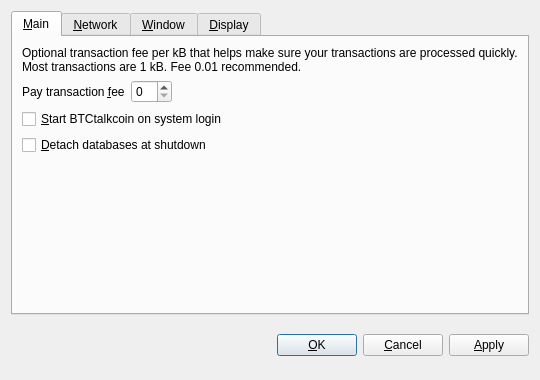
<?xml version="1.0" encoding="UTF-8"?>
<ui version="4.0">
 <class>OptionsDialog</class>
 <widget class="QDialog" name="OptionsDialog">
  <property name="geometry">
   <rect>
    <x>0</x>
    <y>0</y>
    <width>540</width>
    <height>380</height>
   </rect>
  </property>
  <property name="windowTitle">
   <string>Options</string>
  </property>
  <property name="modal">
   <bool>true</bool>
  </property>
  <layout class="QVBoxLayout" name="verticalLayout">
   <item>
    <widget class="QTabWidget" name="tabWidget">
     <property name="tabPosition">
      <enum>QTabWidget::North</enum>
     </property>
     <property name="currentIndex">
      <number>0</number>
     </property>
     <widget class="QWidget" name="tabMain">
      <attribute name="title">
       <string>&amp;Main</string>
      </attribute>
      <layout class="QVBoxLayout" name="verticalLayout_Main">
       <item>
        <widget class="QLabel" name="transactionFeeInfoLabel">
         <property name="text">
          <string>Optional transaction fee per kB that helps make sure your transactions are processed quickly. Most transactions are 1 kB. Fee 0.01 recommended.</string>
         </property>
         <property name="textFormat">
          <enum>Qt::PlainText</enum>
         </property>
         <property name="wordWrap">
          <bool>true</bool>
         </property>
        </widget>
       </item>
       <item>
        <layout class="QHBoxLayout" name="horizontalLayout_Main">
         <item>
          <widget class="QLabel" name="transactionFeeLabel">
           <property name="text">
            <string>Pay transaction &amp;fee</string>
           </property>
           <property name="textFormat">
            <enum>Qt::PlainText</enum>
           </property>
           <property name="buddy">
            <cstring>transactionFee</cstring>
           </property>
          </widget>
         </item>
         <item>
          <widget class="BitcoinAmountField" name="transactionFee"/>
         </item>
         <item>
          <spacer name="horizontalSpacer_Main">
           <property name="orientation">
            <enum>Qt::Horizontal</enum>
           </property>
           <property name="sizeHint" stdset="0">
            <size>
             <width>40</width>
             <height>20</height>
            </size>
           </property>
          </spacer>
         </item>
        </layout>
       </item>
       <item>
        <widget class="QCheckBox" name="bitcoinAtStartup">
         <property name="toolTip">
          <string>Automatically start BTCtalkcoin after logging in to the system.</string>
         </property>
         <property name="text">
          <string>&amp;Start BTCtalkcoin on system login</string>
         </property>
        </widget>
       </item>
       <item>
        <widget class="QCheckBox" name="detachDatabases">
         <property name="toolTip">
          <string>Detach block and address databases at shutdown. This means they can be moved to another data directory, but it slows down shutdown. The wallet is always detached.</string>
         </property>
         <property name="text">
          <string>&amp;Detach databases at shutdown</string>
         </property>
        </widget>
       </item>
       <item>
        <spacer name="verticalSpacer_Main">
         <property name="orientation">
          <enum>Qt::Vertical</enum>
         </property>
         <property name="sizeHint" stdset="0">
          <size>
           <width>20</width>
           <height>40</height>
          </size>
         </property>
        </spacer>
       </item>
      </layout>
     </widget>
     <widget class="QWidget" name="tabNetwork">
      <attribute name="title">
       <string>&amp;Network</string>
      </attribute>
      <layout class="QVBoxLayout" name="verticalLayout_Network">
       <item>
        <widget class="QCheckBox" name="mapPortUpnp">
         <property name="toolTip">
          <string>Automatically open the BTCtalkcoin client port on the router. This only works when your router supports UPnP and it is enabled.</string>
         </property>
         <property name="text">
          <string>Map port using &amp;UPnP</string>
         </property>
        </widget>
       </item>
       <item>
        <widget class="QCheckBox" name="connectSocks">
         <property name="toolTip">
          <string>Connect to the BTCtalkcoin network through a SOCKS proxy (e.g. when connecting through Tor).</string>
         </property>
         <property name="text">
          <string>&amp;Connect through SOCKS proxy:</string>
         </property>
        </widget>
       </item>
       <item>
        <layout class="QHBoxLayout" name="horizontalLayout_Network">
         <item>
          <widget class="QLabel" name="proxyIpLabel">
           <property name="text">
            <string>Proxy &amp;IP:</string>
           </property>
           <property name="textFormat">
            <enum>Qt::PlainText</enum>
           </property>
           <property name="buddy">
            <cstring>proxyIp</cstring>
           </property>
          </widget>
         </item>
         <item>
          <widget class="QValidatedLineEdit" name="proxyIp">
           <property name="maximumSize">
            <size>
             <width>140</width>
             <height>16777215</height>
            </size>
           </property>
           <property name="toolTip">
            <string>IP address of the proxy (e.g. 127.0.0.1)</string>
           </property>
          </widget>
         </item>
         <item>
          <widget class="QLabel" name="proxyPortLabel">
           <property name="text">
            <string>&amp;Port:</string>
           </property>
           <property name="textFormat">
            <enum>Qt::PlainText</enum>
           </property>
           <property name="buddy">
            <cstring>proxyPort</cstring>
           </property>
          </widget>
         </item>
         <item>
          <widget class="QLineEdit" name="proxyPort">
           <property name="maximumSize">
            <size>
             <width>55</width>
             <height>16777215</height>
            </size>
           </property>
           <property name="toolTip">
            <string>Port of the proxy (e.g. 9050)</string>
           </property>
          </widget>
         </item>
         <item>
          <widget class="QLabel" name="socksVersionLabel">
           <property name="text">
            <string>SOCKS &amp;Version:</string>
           </property>
           <property name="textFormat">
            <enum>Qt::PlainText</enum>
           </property>
           <property name="buddy">
            <cstring>socksVersion</cstring>
           </property>
          </widget>
         </item>
         <item>
          <widget class="QValueComboBox" name="socksVersion">
           <property name="toolTip">
            <string>SOCKS version of the proxy (e.g. 5)</string>
           </property>
          </widget>
         </item>
         <item>
          <spacer name="horizontalSpacer_Network">
           <property name="orientation">
            <enum>Qt::Horizontal</enum>
           </property>
           <property name="sizeHint" stdset="0">
            <size>
             <width>40</width>
             <height>20</height>
            </size>
           </property>
          </spacer>
         </item>
        </layout>
       </item>
       <item>
        <spacer name="verticalSpacer_Network">
         <property name="orientation">
          <enum>Qt::Vertical</enum>
         </property>
         <property name="sizeHint" stdset="0">
          <size>
           <width>20</width>
           <height>40</height>
          </size>
         </property>
        </spacer>
       </item>
      </layout>
     </widget>
     <widget class="QWidget" name="tabWindow">
      <attribute name="title">
       <string>&amp;Window</string>
      </attribute>
      <layout class="QVBoxLayout" name="verticalLayout_Window">
       <item>
        <widget class="QCheckBox" name="minimizeToTray">
         <property name="toolTip">
          <string>Show only a tray icon after minimizing the window.</string>
         </property>
         <property name="text">
          <string>&amp;Minimize to the tray instead of the taskbar</string>
         </property>
        </widget>
       </item>
       <item>
        <widget class="QCheckBox" name="minimizeOnClose">
         <property name="toolTip">
          <string>Minimize instead of exit the application when the window is closed. When this option is enabled, the application will be closed only after selecting Quit in the menu.</string>
         </property>
         <property name="text">
          <string>M&amp;inimize on close</string>
         </property>
        </widget>
       </item>
       <item>
        <spacer name="verticalSpacer_Window">
         <property name="orientation">
          <enum>Qt::Vertical</enum>
         </property>
         <property name="sizeHint" stdset="0">
          <size>
           <width>20</width>
           <height>40</height>
          </size>
         </property>
        </spacer>
       </item>
      </layout>
     </widget>
     <widget class="QWidget" name="tabDisplay">
      <attribute name="title">
       <string>&amp;Display</string>
      </attribute>
      <layout class="QVBoxLayout" name="verticalLayout_Display">
       <item>
        <layout class="QHBoxLayout" name="horizontalLayout_1_Display">
         <item>
          <widget class="QLabel" name="langLabel">
           <property name="text">
            <string>User Interface &amp;language:</string>
           </property>
           <property name="textFormat">
            <enum>Qt::PlainText</enum>
           </property>
           <property name="buddy">
            <cstring>lang</cstring>
           </property>
          </widget>
         </item>
         <item>
          <widget class="QValueComboBox" name="lang">
           <property name="toolTip">
            <string>The user interface language can be set here. This setting will take effect after restarting BTCtalkcoin.</string>
           </property>
          </widget>
         </item>
        </layout>
       </item>
       <item>
        <layout class="QHBoxLayout" name="horizontalLayout_2_Display">
         <item>
          <widget class="QLabel" name="unitLabel">
           <property name="text">
            <string>&amp;Unit to show amounts in:</string>
           </property>
           <property name="textFormat">
            <enum>Qt::PlainText</enum>
           </property>
           <property name="buddy">
            <cstring>unit</cstring>
           </property>
          </widget>
         </item>
         <item>
          <widget class="QValueComboBox" name="unit">
           <property name="toolTip">
            <string>Choose the default subdivision unit to show in the interface and when sending coins.</string>
           </property>
          </widget>
         </item>
        </layout>
       </item>
       <item>
        <widget class="QCheckBox" name="displayAddresses">
         <property name="toolTip">
          <string>Whether to show BTCtalkcoin addresses in the transaction list or not.</string>
         </property>
         <property name="text">
          <string>&amp;Display addresses in transaction list</string>
         </property>
        </widget>
       </item>
       <item>
        <widget class="QCheckBox" name="coinControlFeatures">
         <property name="toolTip">
          <string>Whether to show coin control features or not.</string>
         </property>
         <property name="text">
          <string>Display coin &amp;control features (experts only!)</string>
         </property>
        </widget>
       </item>
       <item>
        <spacer name="verticalSpacer_Display">
         <property name="orientation">
          <enum>Qt::Vertical</enum>
         </property>
         <property name="sizeHint" stdset="0">
          <size>
           <width>20</width>
           <height>40</height>
          </size>
         </property>
        </spacer>
       </item>
      </layout>
     </widget>
    </widget>
   </item>
   <item>
    <layout class="QHBoxLayout" name="horizontalLayout_Buttons">
     <item>
      <spacer name="horizontalSpacer_1">
       <property name="orientation">
        <enum>Qt::Horizontal</enum>
       </property>
       <property name="sizeHint" stdset="0">
        <size>
         <width>40</width>
         <height>48</height>
        </size>
       </property>
      </spacer>
     </item>
     <item>
      <widget class="QLabel" name="statusLabel">
       <property name="font">
        <font>
         <weight>75</weight>
         <bold>true</bold>
        </font>
       </property>
       <property name="text">
        <string/>
       </property>
       <property name="textFormat">
        <enum>Qt::PlainText</enum>
       </property>
       <property name="wordWrap">
        <bool>true</bool>
       </property>
      </widget>
     </item>
     <item>
      <spacer name="horizontalSpacer_2">
       <property name="orientation">
        <enum>Qt::Horizontal</enum>
       </property>
       <property name="sizeHint" stdset="0">
        <size>
         <width>40</width>
         <height>48</height>
        </size>
       </property>
      </spacer>
     </item>
     <item>
      <widget class="QPushButton" name="okButton">
       <property name="text">
        <string>&amp;OK</string>
       </property>
      </widget>
     </item>
     <item>
      <widget class="QPushButton" name="cancelButton">
       <property name="text">
        <string>&amp;Cancel</string>
       </property>
       <property name="autoDefault">
        <bool>false</bool>
       </property>
      </widget>
     </item>
     <item>
      <widget class="QPushButton" name="applyButton">
       <property name="text">
        <string>&amp;Apply</string>
       </property>
       <property name="autoDefault">
        <bool>false</bool>
       </property>
      </widget>
     </item>
    </layout>
   </item>
  </layout>
 </widget>
 <customwidgets>
  <customwidget>
   <class>BitcoinAmountField</class>
   <extends>QSpinBox</extends>
   <header>bitcoinamountfield.h</header>
  </customwidget>
  <customwidget>
   <class>QValueComboBox</class>
   <extends>QComboBox</extends>
   <header>qvaluecombobox.h</header>
  </customwidget>
  <customwidget>
   <class>QValidatedLineEdit</class>
   <extends>QLineEdit</extends>
   <header>qvalidatedlineedit.h</header>
  </customwidget>
 </customwidgets>
 <resources/>
 <connections/>
</ui>
